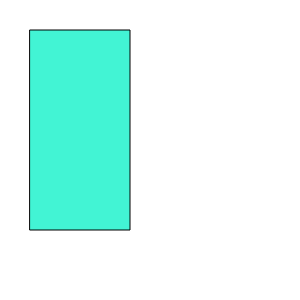
Frame 1 (no input)
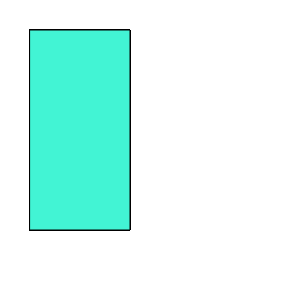
Frame 60 (no input)
Frame 120 (the mouse pressed at the canvas centre since frame 60): identical to frame 60, image omitted

The p5.js sketch that drew these frames (run headless with seeded random() and noise() and a simulated clock; from frame 60 on, the mouse is pressed at the canvas centre):

// p5.js sketch
// ── sketch.js
function setup() {
  createCanvas(300, 300);
}

function draw() {
  fill(66, 244, 212);
  rect(30, 30, 100, 200);
}
